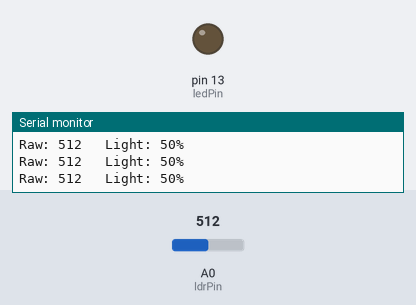
Recording of a sketch running on a simulated Arduino Uno, built with avr-gcc and run on an emulated ATmega328P. On the bench: output pins drawn as LEDs (lit = HIGH), the last lines printed to the serial monitor. The inputs (shaded band) are chosen by the test bench; at power-on: A0 (ldrPin) = 512.

Above: at 1.2 s.
1.3 s: A0 (ldrPin) set to 357
2.8 s: A0 (ldrPin) set to 338
At 3.4 s:
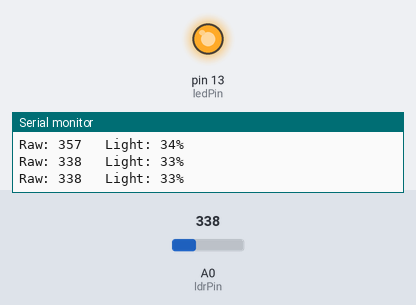
4.5 s: A0 (ldrPin) set to 360
At 5.7 s:
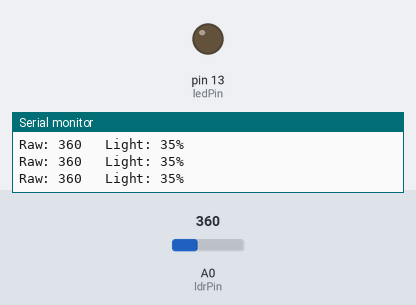
6.0 s: A0 (ldrPin) set to 340
At 7.1 s:
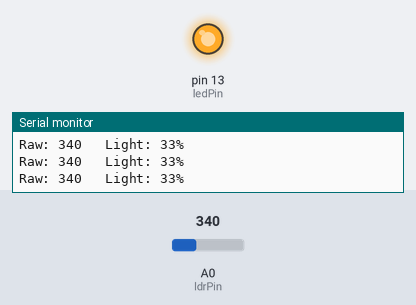
Timing chart, 0 to 8.5 s (numbered marks = the images above; inputs shaded):
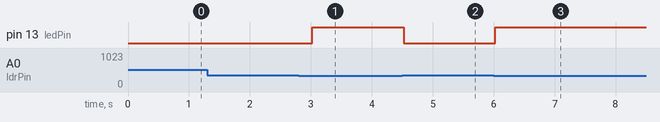

The sketch:

10_Light_Meter.ino
```cpp
// (licence header left out)
// Pins
const int ldrPin = A0;   // LDR voltage divider output → A0
const int ledPin = 13;   // Onboard LED

// Simple threshold (tune after testing): lower value = darker
int darkThreshold = 350; // Try 350; adjust to your room lighting

void setup() {
  Serial.begin(9600);
  pinMode(ledPin, OUTPUT);
  Serial.println("AYNOP: LDR Light Meter");
  Serial.println("-------------------------------");
}

void loop() {
  // Read the LDR once (0..1023 from 10-bit ADC)
  int sensorValue = analogRead(ldrPin);

  // Convert to a rough percentage (0 = dark, 100 = bright)
  int lightPercent = map(sensorValue, 0, 1023, 0, 100);
  if (lightPercent < 0)   lightPercent = 0;
  if (lightPercent > 100) lightPercent = 100;

  // Simple LED indicator: ON when it's dark
  if (sensorValue < darkThreshold) {
    digitalWrite(ledPin, HIGH);
  } else {
    digitalWrite(ledPin, LOW);
  }

  // Print result
  Serial.print("Raw: ");
  Serial.print(sensorValue);
  Serial.print("   Light: ");
  Serial.print(lightPercent);
  Serial.println("%");

  delay(300); // Update about 3 times per second
}
```

Measured:
- the behaviour switches between 350 and 349 on A0 (ldrPin) (found by bisection; images 0 and 1)
- after the input at 2.8 s, pin 13 (ledPin): LOW → HIGH after 0.22 s
- after the input at 4.5 s, pin 13 (ledPin): HIGH → LOW at once
- after the input at 6.0 s, pin 13 (ledPin): LOW → HIGH at once
